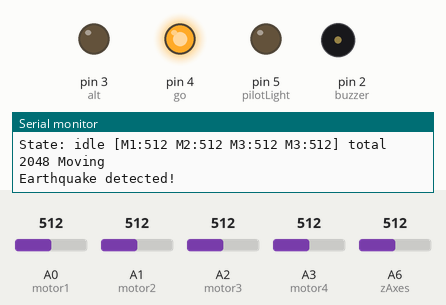
Bench run of a sketch on a simulated Arduino Nano, built with avr-gcc and run on an emulated ATmega328P. Parts: output pins drawn as LEDs (lit = HIGH), buzzer (waves = sounding, pin HIGH), the last lines printed to the serial monitor. The test bench sets the inputs (shaded band); at power-on: A6 (zAxes) = 512, A0 (motor1) = 512, A1 (motor2) = 512, A2 (motor3) = 512, A3 (motor4) = 512.

Above: at 1.2 s.
1.3 s: A6 (zAxes) set to 518
At 9.4 s:
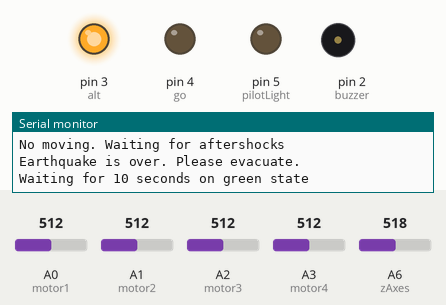
At 19.8 s:
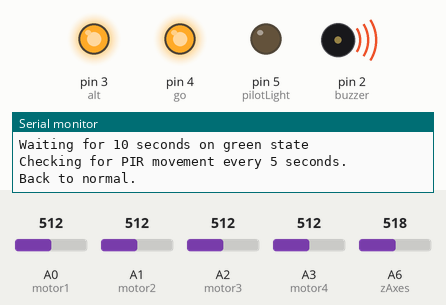
Timing chart, 0 to 26.5 s (numbered marks = the images above; inputs shaded):
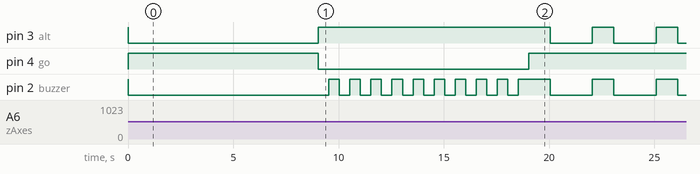

Measured:
- the behaviour switches between 517 and 518 on A6 (zAxes) (found by bisection; images 0 and 1)
- after the input at 1.3 s, pin 4 (go): HIGH → LOW after 7.7 s, → HIGH 10.0 s later

The sketch:

Quake_Alarm_2_Code.ino
```cpp
int buzzer = 2;           // pin for buzzer
int alt = 3;              // pin for red leds
int go = 4;               // pin for green leds
int pilotLight = 5;       // pin for blue & white leds
int pirSensor = 6;        // pin for PIR sensor

int motor1 = A0;          // analog pin for first motor
int motor2 = A1;          // analog pin for second motor
int motor3 = A2;          // analog pin for third motor
int motor4 = A3;          // analog pin for fourth motor
int zAxes = A6;           // analog pin for zAxes
const int zTimes = 10;
int zVals[zTimes];

// values to read analog ports
int pirVal, motor1Val, motor2Val, motor3Val, motor4Val, zAxesVal, totalVal;

// sensitivity values for motors and z Axes. Close to 0 means very sensitive.
int motorSensitivity = 4;
int zSensitivity = 5;

/* string variable indicating the system state
 * possible states: idle, green, red
 */
String state = "idle";

void setup() {
  // initialize serial monitoring
  Serial.begin(9600);

  // initializing pinModes
  pinMode(buzzer,OUTPUT);
  pinMode(alt,OUTPUT);
  pinMode(go,OUTPUT);
  pinMode(pilotLight,OUTPUT);

  pinMode(pirSensor,INPUT);
  pinMode(motor1,INPUT);
  pinMode(motor2,INPUT);
  pinMode(motor3,INPUT);
  pinMode(motor4,INPUT);
  pinMode(zAxes,INPUT);

  // turn off the leds
  digitalWrite(alt,HIGH);
  digitalWrite(go,HIGH);
  digitalWrite(buzzer,HIGH);
  digitalWrite(pilotLight,LOW);

  for (int i=0; i<zTimes; i++) {
    zVals[i] = analogRead(zAxes);
  }
}

void loop() {
  zPush();
  /*
   * check if the earthquake has started
   */
  if(state == "idle" && isMoving()){
    redAlarm();
    delay(1000);
    for (int i=0; i<zTimes; i++) {
      zVals[i] = analogRead(zAxes);
    }
  }

  /*
   * check if the earthquake is active
   */
  else if(state == "red"){
    if(zMovement()){
      // wait until the earthquake is over
      while(zMovement()){
        for(int i=0; i<4; i++) {
          zPush();
          delay(500);
        }
      }
      // wait a bit more for aftershocks
      Serial.println("No moving. Waiting for aftershocks");
      for(int i=0; i<10; i++) {
        zPush();
        delay(500);
      }
      // if there is no moving, trigger green alarm
      if(zMovement() == false){
        greenAlarm();
      }
    } else {
      noAlarm();
    }
  }

  /*
   * check if the earthquake is over
   */
  if(state == "green"){
    // turn on and off the buzzer every 0.5 seconds for 10 seconds
    Serial.println("Waiting for 10 seconds on green state");
    for(int i = 0; i < 20; i++){
      toggleBuzzer(i);
      delay(500);
    }
    // continue turning on and off the buzzer while the PIR sensor detects movement
    Serial.println("Checking for PIR movement every 5 seconds.");

    while(digitalRead(pirVal) == HIGH){
      Serial.println("movement detection.");
      for(int i = 0; i < 10; i++){
        toggleBuzzer(i);
        delay(500);
      }
    }
    noAlarm();
  }

  delay(1000);
}

/*
 * Function isMoving:
 * checks if the motors are moving
 * this means that the earthquake has started
 */
bool isMoving(){
  motor1Val = analogRead(motor1);
  motor2Val = analogRead(motor2);
  motor3Val = analogRead(motor3);
  motor4Val = analogRead(motor4);

  totalVal = motor1Val + motor2Val + motor3Val + motor4Val;

  movingReport(motor1Val, motor2Val, motor3Val, motor4Val, totalVal);

  if(totalVal > motorSensitivity){
    return true;
  }else{
    return false;
  }
}

/**
 * Function zMovement
 * check if there is any movement on z axes
 */
bool zMovement() {
  float dZ = abs(getZAvg() - analogRead(zAxes));

  if (dZ > zSensitivity) {
    return true;
  } else {
    return false;
  }
}

/**
 * Function movingReport
 */
void movingReport(int motor1Val, int motor2Val, int motor3Val, int motor4Val, int totalVal) {
  Serial.print("State: ");
  Serial.print(state);
  Serial.print(" [M1:");
  Serial.print(motor1Val);
  Serial.print(" M2:");
  Serial.print(motor2Val);
  Serial.print(" M3:");
  Serial.print(motor3Val);
  Serial.print(" M3:");
  Serial.print(motor4Val);
  Serial.print("] total ");
  Serial.print(totalVal);
  if(totalVal>4){
    Serial.println(" Moving");
  }else{
    Serial.println(" Not moving");
  }
}

/*
 * Function redAlarm:
 * turn on the red LEDS and the buzzer
 * gets triggered when the earthquake starts
 */
void redAlarm(){
  Serial.println("Earthquake detected!");
  state = "red";
  digitalWrite(alt,LOW);
  digitalWrite(buzzer,LOW);
}

/*
 * Function greenAlarm:
 * turn off the red LEDS, turn on the green LEDS
 * gets triggered when the earthquake ends
 */
void greenAlarm(){
  Serial.println("Earthquake is over. Please evacuate.");
  state = "green";
  digitalWrite(alt,HIGH);
  digitalWrite(go,LOW);
}

/*
 * Function noAlarm:
 * turns off everything
 * gets triggered when PIR sensor doesn't detect movements
 */
void noAlarm(){
  Serial.println("Back to normal.");
  state = "idle";
  digitalWrite(alt,HIGH);
  digitalWrite(go,HIGH);
  digitalWrite(buzzer,HIGH);
}

/*
 * Function toggleBuzzer:
 * toggles the buzzer according to repeat value
 */
void toggleBuzzer(int repeat){
  if(repeat%2 == 0){
    digitalWrite(buzzer,LOW);
  }else{
    digitalWrite(buzzer,HIGH);
  }
}

/**
 * Function zPush
 * pushes a new z value in zVals array
 */
void zPush() {
  for(int i=0; i<zTimes-1; i++) {
    zVals[i] = zVals[i+1];
  }
  zVals[zTimes-1] = analogRead(zAxes);
}

/**
 * Function getZAvg
 * returns the average of the zVals array
 */
float getZAvg() {
  int sum = 0;
  for(int i=0; i<zTimes; i++) {
    sum += zVals[i];
  }
  return sum/zTimes;
}
```
